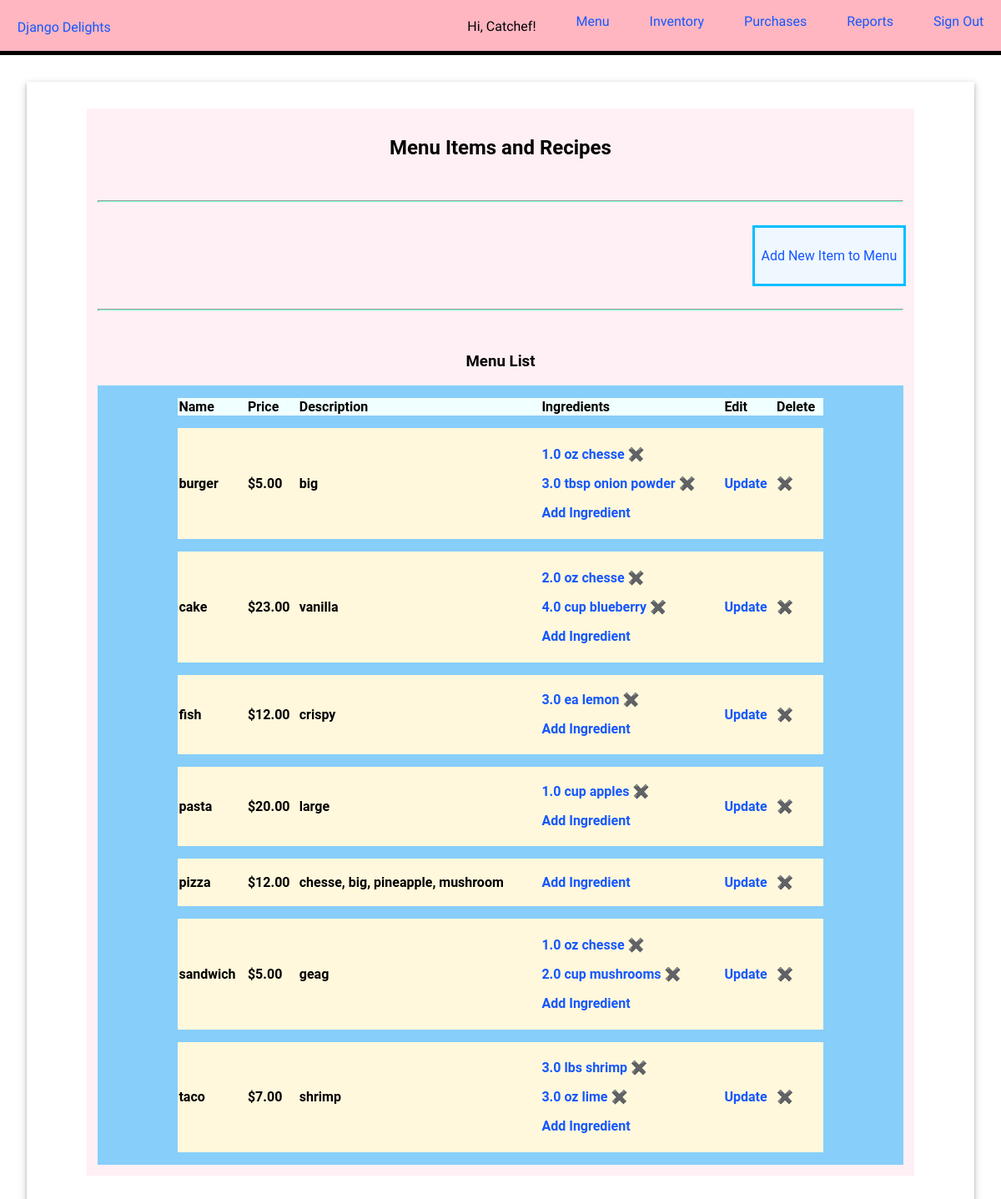
The app's page / (signed in) with its own data.
### inventory/models.py (models this page shows, shortened)
class MenuItem(models.Model):
    name = models.CharField(max_length=200, unique=True)
    description = models.CharField(max_length=400)
    price = models.FloatField(default=0.0)
    class Meta:
        ordering = ["name"]

class RecipeRequirement(models.Model):
    menu_item = models.ForeignKey(MenuItem, on_delete=models.CASCADE)
    ingredient = models.ForeignKey(Ingredient, on_delete=models.CASCADE)
    quantity = models.FloatField(default=0)
    class Meta:
        ordering = ["menu_item"]

class Ingredient(models.Model):
    name = models.CharField(max_length=200, unique=True)
    quantity = models.FloatField(default=0.0)
    unit = models.CharField(max_length=10, choices=UNIT_CHOICES, default="")
    unit_price = models.FloatField(default=0.0)
    class Meta:
        ordering = ["name"]

### inventory/views.py (the view)
# urls.py: path('', views.HomeView.as_view(), name='home'),
class HomeView(LoginRequiredMixin, TemplateView):
    template_name = "inventory/menu.html"
    def get_context_data(self, **kwargs):
        context = super().get_context_data(**kwargs)
        context["ingredients"] = Ingredient.objects.all()
        context["menuitems"] = MenuItem.objects.all()
        context["purchases"] = Purchase.objects.all()
        context["reqs"] = RecipeRequirement.objects.all()
        return context

### inventory/templates/inventory/menu.html (shortened to what this page needs)
{% extends 'base.html'%} {% load static %} {% block content %}
<section id="menu" class="page">
<div class="display-head">
        <h2 class="heading-centered">Menu Items and Recipes</h2>
    <hr />
    <div class="menu-add">
      <p>
        <a href="{% url 'menu_item_create' %}">Add New Item to Menu</a>
      </p>
    </div>
</div>
<hr />
<div class="display-items">
    <h3 class="heading-centered">Menu List</h3>
    <div class="menu-table">
        <table class="table">
            <thead class="table-head-row">
                <tr>
                    <th>Name</th>
                    <th>Price</th>
                    <th>Description</th>
                    <th>Ingredients</th>
                    <th>Edit</th>
                    <th>Delete</th>
                  </tr>
            </thead>
            <tbody>
                {% for item in menuitems %}
                <tr>
                    <td>{{item.name}}</td>
                    <td>${{item.price|floatformat:2}}</td>
    <td>{{item.description}}</td>
    <td>
      {% for req in reqs %} {% if req.menu_item.name == item.name %}
      <p>
        <a href="{% url 'update_recipe' req.id %}"
          >{{req.quantity}} {{req.ingredient.unit|lower}}
          {{req.ingredient.name}}</a
        ><a href="{% url 'delete_recipe' req.id %}"> ✖️</a>
      </p>
      {% endif %} {% endfor %}
      <p>
        <a class="btn btn-outline-dark" href="{% url 'add_recipe' %}"
          >Add Ingredient</a
        >
      </p>
    </td>
    <td><a href="{% url 'update_recipe' item.id %}">Update</a></td>
    <td><a href="{% url 'menu_item_delete' item.id %}">✖️</a></td>
                </tr>
                {% endfor %}
            </tbody>
        </table>
    </div>
</section>
{% endblock %}

### inventory/templates/base.html (shortened to what this page needs)
{% load static %}
<!DOCTYPE html>
<html>
  <head>
    <link
      rel="stylesheet"
      type="text/css"
      href="{% static 'inventory/styles.css' %}?{% now 'U' %}"
    />
  </head>
  <body>
    <header>
      <div id="navigation" >
          <a class="brand" href="{% url 'home' %}">Django Delights</a>
        <nav class="nav-display">
          <ul class="nav-list">
            {% if user.is_authenticated %}
            <p class="greet">Hi, {{ user.username }}!</p>
            <li class="nav-items"><a href="{% url 'menu' %}">Menu</a></li>
            <li class="nav-items"><a href="{% url 'inventory' %}">Inventory</a></li>
            <li class="nav-items"><a href="{% url 'purchases' %}">Purchases</a></li>
            <li class="nav-items"><a href="{% url 'reports' %}">Reports</a></li>
            <li class="nav-items"><a href="{% url 'logout' %}">Sign Out</a></li>
    {% else %}
          <li><a href="{% url 'login' %}" class=" btn"><li>LOGIN</li></a></li>
          <li><a href="{% url 'signup' %}" class="btn"><li>CREATE ACCOUNT</li></a></li>
      </ul>
    </nav>
  </div>
  {% endif %}
    </header>
    <div class="app">
    <main>{% block content %}{% endblock %}</main>
  </body>
</html>

### inventory/static/inventory/styles.css (style rules this page uses)
body { font-family: "Roboto", sans-serif; margin: auto; }
.brand { font-family: "Playwrite NZ", cursive; font-optical-sizing: auto; flex: auto; }
#navigation { display: flex; align-items: center; padding: 0 1.3rem; }
.nav-display { display: block; }
.nav-list { font-family: "Playwrite NZ", cursive; display: flex; flex-wrap: wrap; gap: 3rem; }
.greet { font-family: "Actor", sans-serif; line-height: 0; }
#menu { display: flex; flex-direction: column; background-color: lavenderblush; padding: 0.8rem; }
.display-head { display: flex; flex-direction: column; }
.heading-centered { align-self: center; }
.menu-add { align-self: end; outline: deepskyblue solid 0.2rem; padding: 0.5rem; background-color: aliceblue; }
.display-items { display: flex; flex-wrap: wrap; padding: 0; justify-content: space-between; flex-direction: column; }
.menu-table { background-color: lightskyblue; display: flex; justify-content: space-evenly; }
ul { text-decoration: none; list-style: none; }
td { font-weight: bold; }
tbody { background-color: cornsilk; }
thead { background-color: azure; }
hr { margin: 30px 0; padding: 0.023rem; background-color: aquamarine; }
header { background-color: lightpink; border-bottom: 5px solid; width: 100%; height: 3.8rem; }
main { display: flex; flex-direction: column; padding: 0 40px 20px 40px; justify-content: center; }
.app { margin: 2rem; box-shadow: 0 2px 4px 0 rgba(0, 0, 0, 0.2), 0 3px 10px 0 rgba(0, 0, 0, 0.19); padding: 2rem; }
main table { text-align: left; border-collapse: separate; border-spacing: 0 15px; width: 80%; }
a { text-decoration: none; color: #1557ff; }

### records on screen
MenuItem: name "burger", price "5.00", description "big"
RecipeRequirement: quantity "1.0", ingredient.unit "oz", ingredient.name "chesse"
RecipeRequirement: quantity "3.0", ingredient.unit "tbsp", ingredient.name "onion powder"
MenuItem: name "cake", price "23.00", description "vanilla"
RecipeRequirement: quantity "2.0", ingredient.unit "oz", ingredient.name "chesse"
RecipeRequirement: quantity "4.0", ingredient.unit "cup", ingredient.name "blueberry"
MenuItem: name "fish", price "12.00", description "crispy"
RecipeRequirement: quantity "3.0", ingredient.unit "ea", ingredient.name "lemon"
MenuItem: name "pasta", price "20.00", description "large"
RecipeRequirement: quantity "1.0", ingredient.unit "cup", ingredient.name "apples"
MenuItem: name "pizza", price "12.00", description "chesse, big, pineapple, mushroom"
MenuItem: name "sandwich", price "5.00", description "geag"
RecipeRequirement: quantity "1.0", ingredient.unit "oz", ingredient.name "chesse"
RecipeRequirement: quantity "2.0", ingredient.unit "cup", ingredient.name "mushrooms"
MenuItem: name "taco", price "7.00", description "shrimp"
RecipeRequirement: quantity "3.0", ingredient.unit "lbs", ingredient.name "shrimp"
RecipeRequirement: quantity "3.0", ingredient.unit "oz", ingredient.name "lime"

### other values on screen
{{ user.username }} "Catchef"
